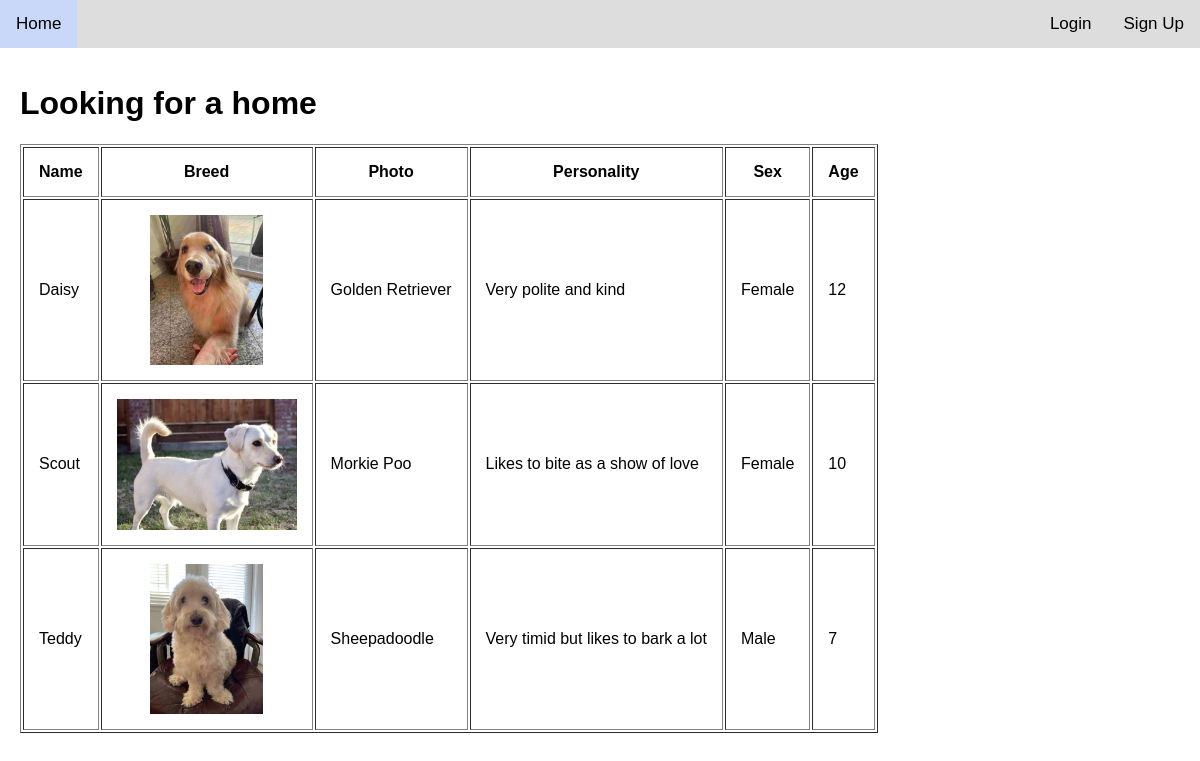
The page / on the database its author committed.
### tables this page shows
CREATE TABLE Dog (
	DogID		INTEGER NOT NULL AUTO_INCREMENT UNIQUE,
    BreedID 	INTEGER,
	Name		VARCHAR(32),
	Image 		varchar(256),
	Personality	VARCHAR(64),
	Color		VARCHAR(32),
	Weight		DECIMAL,
	DateArrived	DATE,
	DateLeft	VARCHAR(128),
	Owner		VARCHAR(64),
	AssignedVet	VARCHAR(64),
	Age			INTEGER,
	Trained		VARCHAR(32),
	Sex			VARCHAR(16),
	PRIMARY KEY (DogID),
	FOREIGN KEY (BreedID) REFERENCES Breed(BreedID)
);

CREATE TABLE Breed (
	BreedID		INTEGER NOT NULL AUTO_INCREMENT UNIQUE,
	FurType		VARCHAR(16),
	BreedName 	VARCHAR(32),
	PRIMARY KEY (BreedID)
);

### index.php (the view, shortened to what this page needs)
<?php
    include('components/navbar.php');
    displayTable(TRUE);
function displayTable($first) {
    require 'login.php';
    $connection = new mysqli($hn, $un, $pw, $db) or die ("Unable to connect");
    if ($result = $connection -> query("SELECT * FROM Dog INNER JOIN Breed ON Dog.BreedID = Breed.BreedID;")) {
        echo "<h1 style='text-align: left'>Looking for a home</h1>
        <table border='1'>
        <tr>
            <th>Name</th>
            <th>Breed</th>
            <th>Photo</th>
            <th>Personality</th>
            <th>Sex</th>
            <th>Age</th>
        </tr>";
        while($row = mysqli_fetch_array($result)) {
            echo "<tr class='dog-row'><td>" . $row['Name'] . "</td><td>" . "<img style='display: block; margin-left: auto; margin-right: auto; max-height: 150px; max-width: 180px;' src='./img/" . $row['Image'] . "'/>" . "</td><td>" . $row['BreedName'] . "</td><td>" . $row['Personality'] . "</td><td>" . $row['Sex'] . "</td><td>" . $row['Age'] . "</td></tr>";
        }
        echo "</table>";
    }
}
?>

### components/navbar.php (shortened to what this page needs)
<?php
    $curPageName = substr($_SERVER["SCRIPT_NAME"],strrpos($_SERVER["SCRIPT_NAME"],"/")+1);
?>
<div class="topnav">
    <a <?php if($curPageName == 'index.php') { echo 'class="active"';} ?> href="index.php">Home</a>
    <?php if(isset($_SESSION['username']) || isset($_SESSION['adminname'])): ?>
        <?php if(isset($_SESSION['adminname'])): ?>
            <a <?php if($curPageName == 'admin.php') { echo 'class="active"';} ?> href="admin_dogs.php">Dogs (A)</a>
            <a <?php if($curPageName == 'admin.php') { echo 'class="active"';} ?> href="admin_cust.php">Customers (A)</a>
            <div class="topnav-right" id="login">
            <form method='POST'>
                <a <?php if($curPageName == 'admin_profile.php') { echo 'class="active"';} ?> href="admin_profile.php">Profile</a>
                <input type='submit' class='button' name='logout' value='Logout' />
        <?php else: ?>
            <div class="topnav-right" id="login">
            <form method='POST'>
                <a <?php if($curPageName == 'user_profile.php') { echo 'class="active"';} ?> href="user_profile.php">Profile</a>
                <input type='submit' class='button' name='logout' value='Logout' />
        <?php endif; ?>
        </form>
        </div>
    <?php else: ?>
        <div class="topnav-right" id="login">
            <a href="login_page.php">Login</a>
            <a href="signup_page.php">Sign Up</a>
        </div>
    <?php endif; ?>
</div>

### rows shown on the page
dog: Name "Daisy", Image (picture), BreedID.BreedName "Golden Retriever", Personality "Very polite and kind", Sex "Female", Age "12"
dog: Name "Scout", Image (picture), BreedID.BreedName "Morkie Poo", Personality "Likes to bite as a show of love", Sex "Female", Age "10"
dog: Name "Teddy", Image (picture), BreedID.BreedName "Sheepadoodle", Personality "Very timid but likes to bark a lot", Sex "Male", Age "7"
